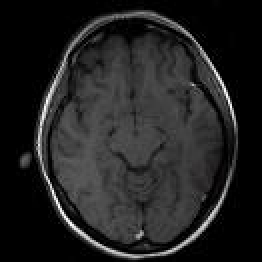
#> input picture ActiveCounter/brain.jpg, 131 x 131 px (shown 2 times larger)
$ python brain.py
#> lines starting #> are read from the running program, lines starting #| are printed output that depends on the picture; after the words box and inside, x2 and y2 are one past the last pixel; in counts of white or black regions, pixels touching at a corner belong together
"""
====================
Morphological Snakes
====================

*Morphological Snakes* [1]_ are a family of methods for image segmentation.
Their behavior is similar to that of active contours (for example, *Geodesic
Active Contours* [2]_ or *Active Contours without Edges* [3]_). However,
*Morphological Snakes* use morphological operators (such as dilation or
erosion) over a binary array instead of solving PDEs over a floating point
array, which is the standard approach for active contours. This makes
*Morphological Snakes* faster and numerically more stable than their
traditional counterpart.

There are two *Morphological Snakes* methods available in this implementation:
*Morphological Geodesic Active Contours* (**MorphGAC**, implemented in the
function ``morphological_geodesic_active_contour``) and *Morphological Active
Contours without Edges* (**MorphACWE**, implemented in the function
``morphological_chan_vese``).

**MorphGAC** is suitable for images with visible contours, even when these
contours might be noisy, cluttered, or partially unclear. It requires, however,
that the image is preprocessed to highlight the contours. This can be done
using the function ``inverse_gaussian_gradient``, although the user might want
to define their own version. The quality of the **MorphGAC** segmentation
depends greatly on this preprocessing step.

On the contrary, **MorphACWE** works well when the pixel values of the inside
and the outside regions of the object to segment have different averages.
Unlike **MorphGAC**, **MorphACWE** does not require that the contours of the
object are well defined, and it works over the original image without any
preceding processing. This makes **MorphACWE** easier to use and tune than
**MorphGAC**.

References
----------

.. [1] A Morphological Approach to Curvature-based Evolution of Curves and
       Surfaces, Pablo Márquez-Neila, Luis Baumela and Luis Álvarez. In IEEE
       Transactions on Pattern Analysis and Machine Intelligence (PAMI),
       2014, :DOI:`10.1109/TPAMI.2013.106`
.. [2] Geodesic Active Contours, Vicent Caselles, Ron Kimmel and Guillermo
       Sapiro. In International Journal of Computer Vision (IJCV), 1997,
       :DOI:`10.1023/A:1007979827043`
.. [3] Active Contours without Edges, Tony Chan and Luminita Vese. In IEEE
       Transactions on Image Processing, 2001, :DOI:`10.1109/83.902291`

"""

import numpy as np
import matplotlib.pyplot as plt
import cv2
from skimage import data, img_as_float,io
from skimage.segmentation import (morphological_chan_vese,
                                  morphological_geodesic_active_contour,
                                  inverse_gaussian_gradient,
                                  checkerboard_level_set)


def store_evolution_in(lst):
    """Returns a callback function to store the evolution of the level sets in
    the given list.
    """

    def _store(x):
        lst.append(np.copy(x))

    return _store


# Morphological ACWE
src = cv2.imread("brain.jpg",1)
#> src is the input picture: shape (131, 131, 3); mean B, G, R 34, 34, 34
scr1 = src[:,:,1]
image = img_as_float(scr1)

# Initial level set
init_ls = checkerboard_level_set(image.shape, 6)
# List with intermediate results for plotting the evolution
evolution = []
callback = store_evolution_in(evolution)
ls = morphological_chan_vese(image, 55, init_level_set=init_ls, smoothing=20,
                             iter_callback=callback)
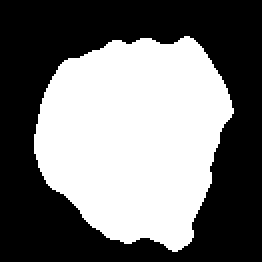
#> ls: shape (131, 131) int8 (shown 2 times larger); values 0 (black) and 1 (white), 45.6% white; 1 white region, box (x1, y1, x2, y2) and area: (17, 18, 117, 126) 7820

fig, axes = plt.subplots(2, 2, figsize=(8, 8))
ax = axes.flatten()

ax[0].imshow(image, cmap="gray")
ax[0].set_axis_off()
ax[0].contour(ls, [0.5], colors='r')
ax[0].set_title("Morphological ACWE segmentation", fontsize=12)

ax[1].imshow(ls, cmap="gray")
ax[1].set_axis_off()
contour = ax[1].contour(evolution[2], [0.5], colors='g')
contour.collections[0].set_label("Iteration 2")
contour = ax[1].contour(evolution[7], [0.5], colors='y')
contour.collections[0].set_label("Iteration 7")
contour = ax[1].contour(evolution[-1], [0.5], colors='r')
contour.collections[0].set_label("Iteration 35")
ax[1].legend(loc="upper right")
title = "Morphological ACWE evolution"
ax[1].set_title(title, fontsize=12)


# Morphological GAC
src = cv2.imread("brain.jpg",1)
scr1 = src[:,:,1]
image = img_as_float(scr1)
#image = img_as_float(data.coins())
gimage = inverse_gaussian_gradient(image)
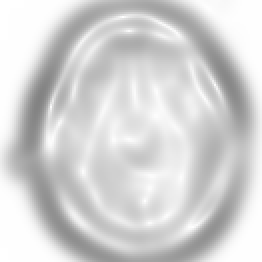
#> gimage: shape (131, 131) float64 (shown 2 times larger); min 0.513, max 1, mean 0.831

# Initial level set
init_ls = np.zeros(image.shape, dtype=np.int8)
init_ls[10:-10, 10:-10] = 1
# List with intermediate results for plotting the evolution
evolution = []
callback = store_evolution_in(evolution)
ls = morphological_geodesic_active_contour(gimage, 230, init_ls,
                                           smoothing=20, balloon=-1,
                                           threshold=0.89,
                                           iter_callback=callback)
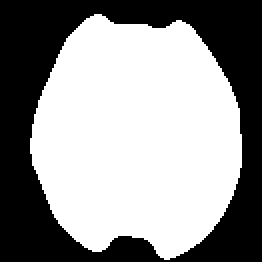
#> ls: shape (131, 131) int8 (shown 2 times larger); values 0 (black) and 1 (white), 58.2% white; 1 black region, box (x1, y1, x2, y2) and area: (0, 0, 131, 131) 7169

ax[2].imshow(image, cmap="gray")
ax[2].set_axis_off()
ax[2].contour(ls, [0.5], colors='r')
ax[2].set_title("Morphological GAC segmentation", fontsize=12)

ax[3].imshow(ls, cmap="gray")
ax[3].set_axis_off()
contour = ax[3].contour(evolution[0], [0.5], colors='g')
contour.collections[0].set_label("Iteration 0")
contour = ax[3].contour(evolution[100], [0.5], colors='y')
contour.collections[0].set_label("Iteration 100")
contour = ax[3].contour(evolution[-1], [0.5], colors='r')
contour.collections[0].set_label("Iteration 230")
ax[3].legend(loc="upper right")
title = "Morphological GAC evolution"
ax[3].set_title(title, fontsize=12)

fig.tight_layout()
plt.show()
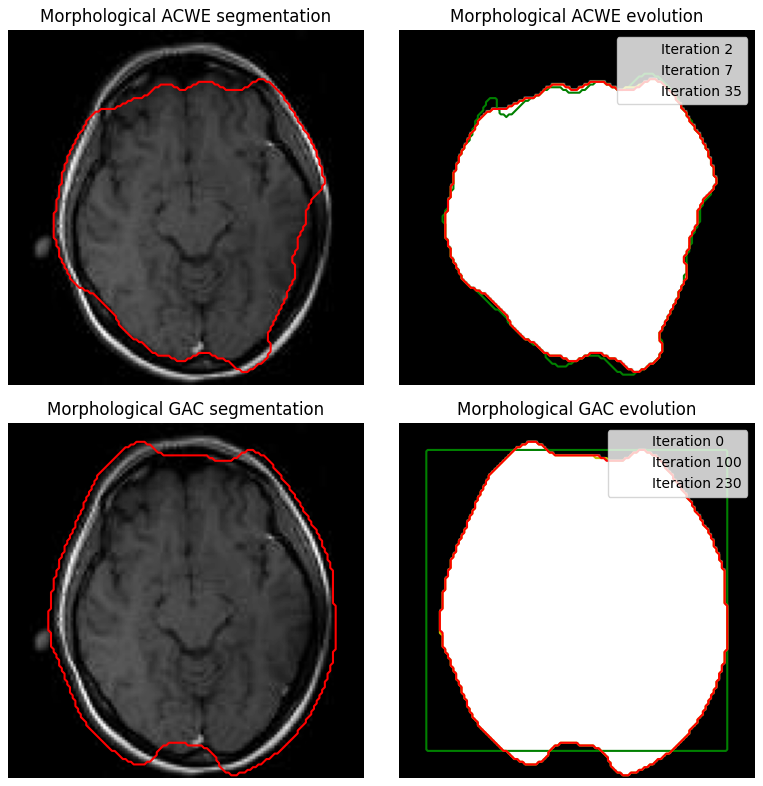
#> figure drawn by matplotlib, 4 panels
